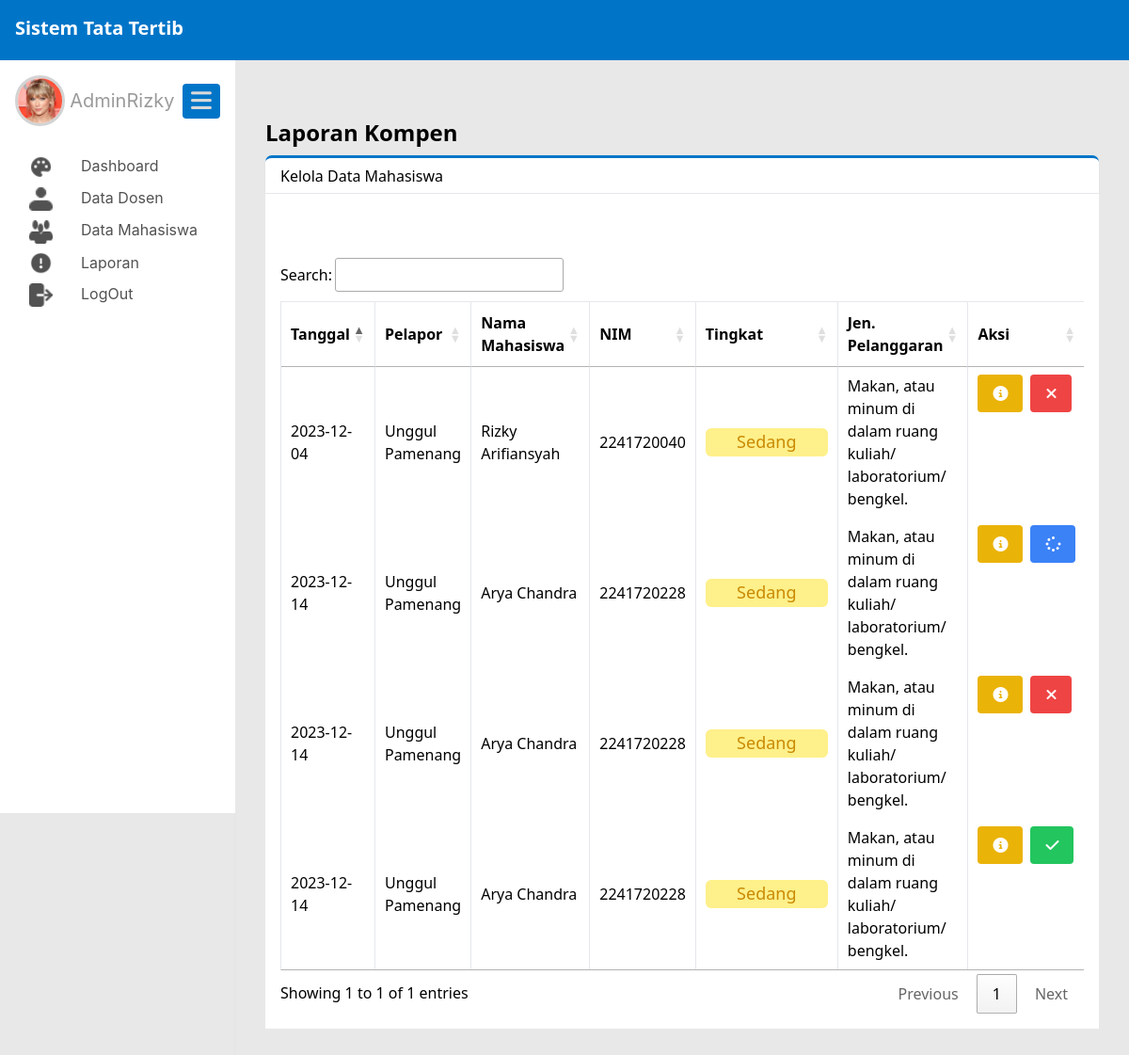
The app's page /public/admin/laporanKompen (signed in) with its own data.
### tables this page shows
CREATE TABLE `pengaduan` (
  `pengaduan_id` int(11) NOT NULL,
  `nip` varchar(20) NOT NULL,
  `nim` varchar(20) NOT NULL,
  `pelanggaran_id` int(11) NOT NULL,
  `bukti_pelanggaran` varchar(200) NOT NULL,
  `tanggal_pengaduan` date NOT NULL,
  `status_pengaduan` enum('valid','tidak valid','proses') NOT NULL,
  `catatan` text NOT NULL
);

CREATE TABLE `dosen` (
  `nip` varchar(20) NOT NULL,
  `nama` varchar(50) NOT NULL,
  `TTL` varchar(50) NOT NULL,
  `jenis_kelamin` enum('L','P') NOT NULL,
  `jabatan` varchar(50) NOT NULL,
  `email` varchar(50) NOT NULL,
  `no_phone` int(11) NOT NULL,
  `alamat` varchar(100) NOT NULL,
  `dosen_img` varchar(150) NOT NULL,
  `user_id` int(11) NOT NULL
);

CREATE TABLE `mahasiswa` (
  `nim` varchar(20) NOT NULL,
  `prodi_id` int(11) NOT NULL,
  `nama` varchar(50) NOT NULL,
  `TTL` varchar(50) NOT NULL,
  `jenis_kelamin` enum('L','P') NOT NULL,
  `alamat` varchar(100) NOT NULL,
  `email` varchar(50) NOT NULL,
  `no_phone` varchar(11) NOT NULL,
  `phone_ortu` varchar(20) NOT NULL,
  `jumlah_pelanggaran` int(11) NOT NULL,
  `mahasiswa_img` varchar(200) NOT NULL,
  `user_id` int(11) NOT NULL
);

CREATE TABLE `pelanggaran` (
  `pelanggaran_id` int(11) NOT NULL,
  `pelanggaran` varchar(200) NOT NULL,
  `tingkat` int(11) NOT NULL,
  `sanksi_pelanggaran` varchar(500) NOT NULL
);

### app/core/Controller.php (called while the page is built, shortened)
<?php
class Controller{
    public function view($view, $data = []){
        require_once '../app/views/' . $view . '.php';
    }
    public function model($model){
        return new $model;
    }
}

### app/controllers/Admin.php (called while the page is built, shortened)
<?php
class Admin extends Controller{
    public function laporanKompen(){
        $data['judul'] = 'Admin Page';
        $data['laporanKompen'] = $this->model('Admin_model')->getLaporanKompen();
        $this->view('admin/laporanKompen', $data);
    }
}

### app/core/App.php (called while the page is built, shortened)
<?php
class App
{
    protected $method = 'index';
    protected $params = [];
    public function __construct()
    {
        $url = $this->parseURL();
        if(file_exists('../app/controllers/' . $url[0] . '.php')){
            unset($url[0]);
        }
        $this->controller = new $this->controller;
        if(isset($url[1])){
            if(method_exists($this->controller, $url[1])){
                $this->method = $url[1];
            }
        }
        call_user_func_array([$this->controller, $this->method], $this->params);
    }
    public function parseURL()
    {
        if (isset($_GET['url'])) {
            $url = rtrim($_GET['url'], '/');
            $url = filter_var($url, FILTER_SANITIZE_URL);
            $url = explode('/', $url);
            return $url;
        }
    }
}

### public/index.php (called while the page is built, shortened)
<?php
$app = new App;

### app/core/Database.php (called while the page is built, shortened)
<?php
class Database
{
    private $host = DB_HOST;
    private $user = DB_USER;
    private $pass = DB_PASS;
    private $db_name = DB_NAME;
    private $dbh;
    private $stmt;
    public function __construct()
    {
        $dsn = 'mysql:host=' . $this->host . ';dbname=' . $this->db_name;
        $option = [
            PDO::ATTR_PERSISTENT => true,
            PDO::ATTR_ERRMODE => PDO::ERRMODE_EXCEPTION
        ];
        try {
            $this->dbh = new PDO($dsn, $this->user, $this->pass, $option);
        } catch (PDOException $e) {
            die($e->getMessage());
        }
    }
    public function query($query)
    {
        $this->stmt = $this->dbh->prepare($query);
    }
    public function execute()
    {
        $this->stmt->execute();
    }
    public function resultSet()
    {
        $this->execute();
        return $this->stmt->fetchAll(PDO::FETCH_ASSOC);
    }
}

### app/models/Admin_model.php (called while the page is built, shortened)
<?php
class Admin_model
{
    private $table1 = 'dosen';
    private $table2 = 'mahasiswa';
    private $table3 = 'pengaduan';
    private $table4 = 'pelanggaran';
    private $table6 = 'riwayat';
    private $db;
    public function __construct()
    {
        $this->db = new Database;
    }
    public function getLaporanKompen()
    {
        $this->db->query('SELECT r.riwayat_id, r.status_kompen, p.pengaduan_id, r.status_kompen, p.tanggal_pengaduan, d.nama as nama_dosen, m.nama, m.nim, pe.tingkat, pe.pelanggaran
        FROM ' . $this->table3 . ' AS p
        JOIN ' . $this->table1 . ' AS d ON p.nip = d.nip
        JOIN ' . $this->table2 . ' AS m ON p.nim = m.nim
        JOIN ' . $this->table4 . ' AS pe ON p.pelanggaran_id = pe.pelanggaran_id
        JOIN '. $this->table6 . ' AS r ON p.pengaduan_id = r.pengaduan_id');
        return $this->db->resultSet();
    }
}

### app/views/admin/laporanKompen.php (the view, shortened to what this page needs)
<div class="flex-1 pl-8 pb-8 pt-6 pr-8 shadow-sm main_content">
  <div id="laporan_pelanggaran">
    <h1 class="text-2xl font-bold mb-2">Laporan Kompen</h1>
    <div class="flex bg-white h-10 items-center shadow-sm subtitle_dashboard">
      <div class="flex-1 ml-4">Kelola Data Mahasiswa</div>
    </div>
    <div class="flex bg-white">
      <div class="flex-1 bg-white p-4">
        <div class="grid grid-cols-1 gap-4 mt-5">
          <div class="container mx-auto mt-8 containerTableDosen overflow-x-auto">
            <table id="tableLaporanKompen" class="min-w-full border ">
              <thead>
                <tr class="border-b">
                  <th class="py-2 px-4 border-r">Tanggal</th>
                  <th class="py-2 px-4 border-r">Pelapor</th>
                  <th class="py-2 px-4 border-r">Nama Mahasiswa</th>
                  <th class="py-2 px-4 border-r">NIM</th>
                  <th class="py-2 px-4 border-r">Tingkat</th>
                  <th class="py-2 px-4 border-r">Jen. Pelanggaran</th>
                  <th class="py-2 px-4 border-r">Aksi</th>
                </tr>
              </thead>
              <?php
              foreach ($data['laporanKompen'] as $row) :
                if ($row['status_kompen'] != 'baru' && ($row['status_kompen'] != 'sedang dikerjakan'))
                {
              ?>
                <tbody>
                  <tr class="border-b">
                    <td class="py-2 px-4 border-r"><?= $row['tanggal_pengaduan']; ?></td>
                    <td class="py-2 px-4 border-r"><?= $row['nama_dosen']; ?></td>
                    <td class="py-2 px-4 border-r">
                      <p class="nama_dosen_table inline"><?= $row['nama']; ?></p>
                    </td>
                    <td class="py-2 px-4 border-r">
                      <p class="nama_dosen_table inline"><?= $row['nim']; ?></p>
                    </td>
                    <td class="py-2 px-4 border-r text-center"><?php
                                                                if ($row['tingkat'] == '1') {
                                                                  echo '<div class="w-[130px] h-[30px] rounded-md bg-red-700 px-1 text-lg font-medium text-white">Sangat Berat</div>';
                                                                } elseif ($row['tingkat'] == '2') {
                                                                  echo '<div class="w-[130px] h-[30px] rounded-md bg-orange-600 px-1 text-lg font-medium text-white">Berat</div>';
                                                                } elseif ($row['tingkat'] == '3') {
                                                                  echo '<div class="w-[130px] h-[30px] rounded-md bg-yellow-500 px-1 text-lg font-medium text-white">Cukup Berat</div>';
                                                                } elseif ($row['tingkat'] == '4') {
                                                                  echo '<div class="w-[130px] h-[30px] rounded-md bg-yellow-200 px-1 text-lg font-medium text-yellow-600">Sedang</div>';
                                                                } elseif ($row['tingkat'] == '5') {
                                                                  echo '<div class="w-[130px] h-[30px] rounded-md bg-green-200 px-1 text-lg font-medium text-green-700">Ringan</div>';
                                                                }
                                                                ?></td>
                    <td class="py-2 px-4 border-r"><?= $row['pelanggaran']; ?></td>
                    <td class="py-2 px-4 border-r flex p-2 gap-2 ">
                    <a href="#" onclick="showModalKompen(<?= $row['riwayat_id']; ?>);" class="bg-yellow-500 hover:bg-yellow-700 sm:right-[-100px] text-white font-bold py-2 px-4 rounded inline"><i class="fas fa-info-circle"></i></a>
                      <?php if ($row['status_kompen'] ==  'selesai') { ?>
                        <button class="bg-green-500 sm:right-[-100px] text-white font-bold py-2 px-4 rounded inline"><i class="fa-solid fa-check"></i></button>
                      <?php } else if ($row['status_kompen'] ==  'ditolak'){?>
                        <button class="bg-red-500 sm:right-[-100px] text-white font-bold py-2 px-4 rounded inline"><i class="fas fa-times"></i>
                        </button>
                      <?php } else if ($row['status_kompen'] == 'proses') { ?>
                        <button class="bg-blue-500 sm:right-[-100px] text-white font-bold py-2 px-4 rounded inline"><i class="fas fa-spinner"></i>
                      <?php } ?>
                    </td>
                  </tr>
                <?php
                }
              endforeach;
                ?>
                </tbody>
            </table>
          </div>
        </div>
      </div>
    </div>
  </div>
</div>

### public/css/style.css (style rules this page uses)
.main_content { margin-left: 250px; margin-top: 64px; }
.main { background: #e8e8e8; }
.subtitle_dashboard { border-top: solid; border-radius: 7px 7px 0px 0px; border-color: #0075c8; }

### records on screen
pengaduan: tanggal_pengaduan "2023-12-04", nip.nama "Unggul Pamenang", nim.nama "Rizky Arifiansyah", nim.nim "2241720040", pelanggaran.pelanggaran "Makan, atau minum di dalam ruang kuliah/ laboratorium/ bengkel."
pengaduan: tanggal_pengaduan "2023-12-14", nip.nama "Unggul Pamenang", nim.nama "Arya Chandra", nim.nim "2241720228", pelanggaran.pelanggaran "Makan, atau minum di dalam ruang kuliah/ laboratorium/ bengkel."
pengaduan: tanggal_pengaduan "2023-12-14", nip.nama "Unggul Pamenang", nim.nama "Arya Chandra", nim.nim "2241720228", pelanggaran.pelanggaran "Makan, atau minum di dalam ruang kuliah/ laboratorium/ bengkel."
pengaduan: tanggal_pengaduan "2023-12-14", nip.nama "Unggul Pamenang", nim.nama "Arya Chandra", nim.nim "2241720228", pelanggaran.pelanggaran "Makan, atau minum di dalam ruang kuliah/ laboratorium/ bengkel."
